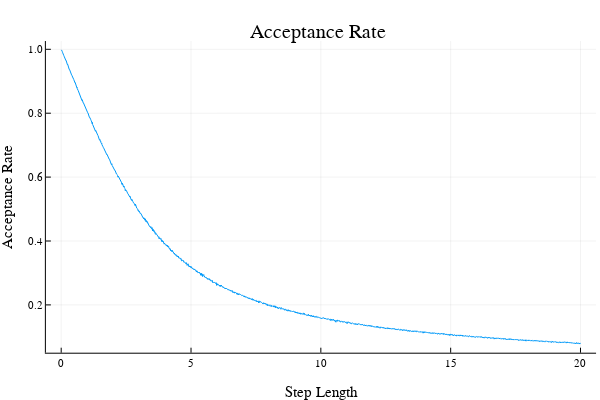

The code cell stored with this chart in its notebook:
### Code cell
Plots.plot( [(0.01):0.01:(20)], AccRateArray, showlegend = false)
Plots.plot!(xlabel = "Step Length", ylabel = "Acceptance Rate", title = "Acceptance Rate ")

### Figure 1 — Plotly figure (JSON) as saved in the notebook; plotly's stock layout.template omitted (floating-point values rounded to 4 significant figures; data arrays with more than 128 entries replaced by an {"elided": "..."} marker saying what was removed)
{"data": [{"colorbar": {"len": 0.8657, "title": "", "x": 0.9934, "y": 0.5087}, "legendgroup": "y1", "line": {"color": "rgba(0, 154, 250, 1.000)", "dash": "solid", "shape": "linear", "width": 1}, "mode": "lines", "name": "y1", "showlegend": false, "type": "scatter", "x": {"elided": "2000 float values"}, "xaxis": "x", "y": {"elided": "2000 float values"}, "yaxis": "y"}], "layout": {"annotations": [{"font": {"color": "rgba(0, 0, 0, 1.000)", "family": "sans-serif", "size": 20}, "rotation": 0, "showarrow": false, "text": "Acceptance Rate ", "x": 0.535, "xanchor": "center", "xref": "paper", "y": 1, "yanchor": "top", "yref": "paper"}], "height": 400, "legend": {"bgcolor": "rgba(255, 255, 255, 1.000)", "bordercolor": "rgba(0, 0, 0, 1.000)", "borderwidth": 1, "font": {"color": "rgba(0, 0, 0, 1.000)", "family": "sans-serif", "size": 11}, "title": {"font": {"color": "rgba(0, 0, 0, 1.000)", "family": "sans-serif", "size": 15}, "text": ""}, "tracegroupgap": 0, "traceorder": "normal", "x": 1, "xanchor": "auto", "y": 1, "yanchor": "auto"}, "margin": {"b": 20, "l": 0, "r": 0, "t": 20}, "paper_bgcolor": "rgba(255, 255, 255, 1.000)", "plot_bgcolor": "rgba(255, 255, 255, 1.000)", "showlegend": true, "width": 600, "xaxis": {"anchor": "y", "domain": [0.07647, 0.9934], "gridcolor": "rgba(0, 0, 0, 0.100)", "gridwidth": 0.5, "linecolor": "rgba(0, 0, 0, 1.000)", "mirror": false, "range": [-0.5897, 20.6], "showgrid": true, "showline": true, "showticklabels": true, "tickangle": 0, "tickcolor": "rgb(0, 0, 0)", "tickfont": {"color": "rgba(0, 0, 0, 1.000)", "family": "sans-serif", "size": 11}, "tickmode": "array", "ticks": "inside", "ticktext": ["0", "5", "10", "15", "20"], "tickvals": [0, 5, 10, 15, 20], "title": "Step Length", "titlefont": {"color": "rgba(0, 0, 0, 1.000)", "family": "sans-serif", "size": 15}, "type": "-", "visible": true, "zeroline": false, "zerolinecolor": "rgba(0, 0, 0, 1.000)"}, "yaxis": {"anchor": "x", "domain": [0.07581, 0.9415], "gridcolor": "rgba(0, 0, 0, 0.100)", "gridwidth": 0.5, "linecolor": "rgba(0, 0, 0, 1.000)", "mirror": false, "range": [0.05036, 1.026], "showgrid": true, "showline": true, "showticklabels": true, "tickangle": 0, "tickcolor": "rgb(0, 0, 0)", "tickfont": {"color": "rgba(0, 0, 0, 1.000)", "family": "sans-serif", "size": 11}, "tickmode": "array", "ticks": "inside", "ticktext": ["0.2", "0.4", "0.6", "0.8", "1.0"], "tickvals": [0.2, 0.4, 0.6, 0.8, 1], "title": "Acceptance Rate", "titlefont": {"color": "rgba(0, 0, 0, 1.000)", "family": "sans-serif", "size": 15}, "type": "-", "visible": true, "zeroline": false, "zerolinecolor": "rgba(0, 0, 0, 1.000)"}}}
